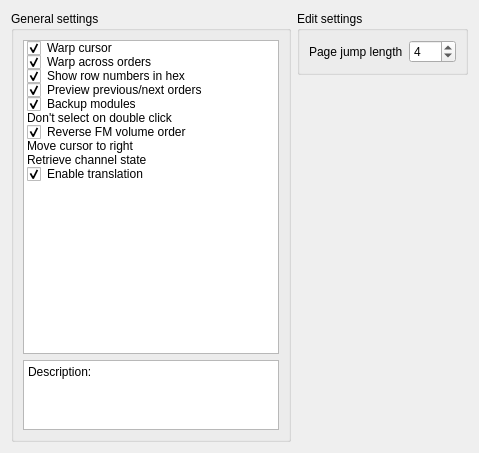
     <widget class="QWidget" name="generalTab">
      <attribute name="title">
       <string>General</string>
      </attribute>
      <layout class="QGridLayout" name="gridLayout_7">
       <item row="1" column="1">
        <spacer name="verticalSpacer">
         <property name="orientation">
          <enum>Qt::Vertical</enum>
         </property>
         <property name="sizeHint" stdset="0">
          <size>
           <width>20</width>
           <height>40</height>
          </size>
         </property>
        </spacer>
       </item>
       <item row="0" column="0" rowspan="2">
        <widget class="QGroupBox" name="generalSettingsGroupBox">
         <property name="title">
          <string>General settings</string>
         </property>
         <layout class="QGridLayout" name="gridLayout_5" rowstretch="9,1">
          <item row="0" column="0">
           <widget class="QListWidget" name="generalSettingsListWidget">
            <item>
             <property name="text">
              <string>Warp cursor</string>
             </property>
             <property name="checkState">
              <enum>Checked</enum>
             </property>
            </item>
            <item>
             <property name="text">
              <string>Warp across orders</string>
             </property>
             <property name="checkState">
              <enum>Checked</enum>
             </property>
            </item>
            <item>
             <property name="text">
              <string>Show row numbers in hex</string>
             </property>
             <property name="checkState">
              <enum>Checked</enum>
             </property>
            </item>
            <item>
             <property name="text">
              <string>Preview previous/next orders</string>
             </property>
             <property name="checkState">
              <enum>Checked</enum>
             </property>
            </item>
            <item>
             <property name="text">
              <string>Backup modules</string>
             </property>
             <property name="checkState">
              <enum>Checked</enum>
             </property>
            </item>
            <item>
             <property name="text">
              <string>Don't select on double click</string>
             </property>
             <property name="checkState">
              <enum>Unchecked</enum>
             </property>
            </item>
            <item>
             <property name="text">
              <string>Reverse FM volume order</string>
             </property>
             <property name="checkState">
              <enum>Checked</enum>
             </property>
            </item>
            <item>
             <property name="text">
              <string>Move cursor to right</string>
             </property>
             <property name="checkState">
              <enum>Unchecked</enum>
             </property>
            </item>
            <item>
             <property name="text">
              <string>Retrieve channel state</string>
             </property>
             <property name="checkState">
              <enum>Unchecked</enum>
             </property>
            </item>
            <item>
             <property name="text">
              <string>Enable translation</string>
             </property>
             <property name="checkState">
              <enum>Checked</enum>
             </property>
            </item>
           </widget>
          </item>
          <item row="1" column="0">
           <widget class="QPlainTextEdit" name="descPlainTextEdit">
            <property name="focusPolicy">
             <enum>Qt::NoFocus</enum>
            </property>
            <property name="readOnly">
             <bool>true</bool>
            </property>
            <property name="plainText">
             <string>Description:</string>
            </property>
           </widget>
          </item>
         </layout>
        </widget>
       </item>
       <item row="0" column="1">
        <widget class="QGroupBox" name="editSettingsGroupBox">
         <property name="title">
          <string>Edit settings</string>
         </property>
         <layout class="QGridLayout" name="gridLayout_6">
          <item row="0" column="0">
           <widget class="QLabel" name="pageJumpLengthLabel">
            <property name="text">
             <string>Page jump length</string>
            </property>
           </widget>
          </item>
          <item row="0" column="1">
           <widget class="QSpinBox" name="pageJumpLengthSpinBox">
            <property name="minimum">
             <number>1</number>
            </property>
            <property name="maximum">
             <number>128</number>
            </property>
            <property name="value">
             <number>4</number>
            </property>
           </widget>
          </item>
         </layout>
        </widget>
       </item>
      </layout>
     </widget>
